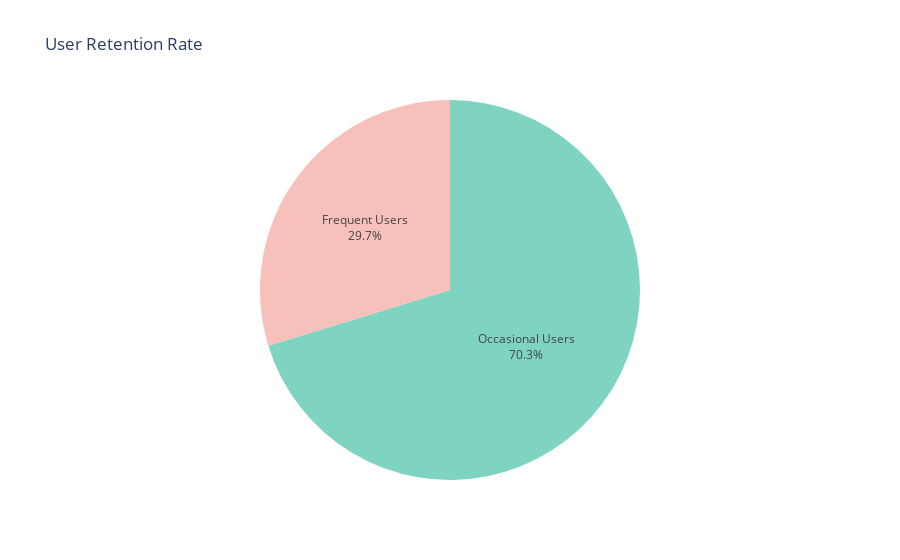

Notebook code cell kept with this figure:
### Code cell
segmentCounts = data['Retention Segment'].value_counts()
colors = ['#7FD4C1', '#F7C0BB']

fig = px.pie(segment_counts, 
             values=segmentCounts.values, 
             names=segmentCounts.index, 
             color=segmentCounts.index, 
             color_discrete_sequence=colors,
             title='User Retention Rate')

# Update layout and show the chart
fig.update_traces(textposition='inside', textinfo='percent+label')
fig.update_layout(showlegend=False)
fig.show()

### Figure 1 — Plotly figure (JSON) as saved in the notebook; plotly's stock layout.template omitted (floating-point values rounded to 4 significant figures)
{"data": [{"customdata": [["Occasional Users"], ["Frequent Users"]], "domain": {"x": [0, 1], "y": [0, 1]}, "hovertemplate": "label=%{label}<br>value=%{value}<br>color=%{customdata[0]}<extra></extra>", "labels": ["Occasional Users", "Frequent Users"], "legendgroup": "", "marker": {"colors": ["#7FD4C1", "#F7C0BB"]}, "name": "", "showlegend": true, "textinfo": "percent+label", "textposition": "inside", "type": "pie", "values": [702, 297]}], "layout": {"legend": {"tracegroupgap": 0}, "piecolorway": ["#7FD4C1", "#F7C0BB"], "showlegend": false, "title": {"text": "User Retention Rate"}}}
